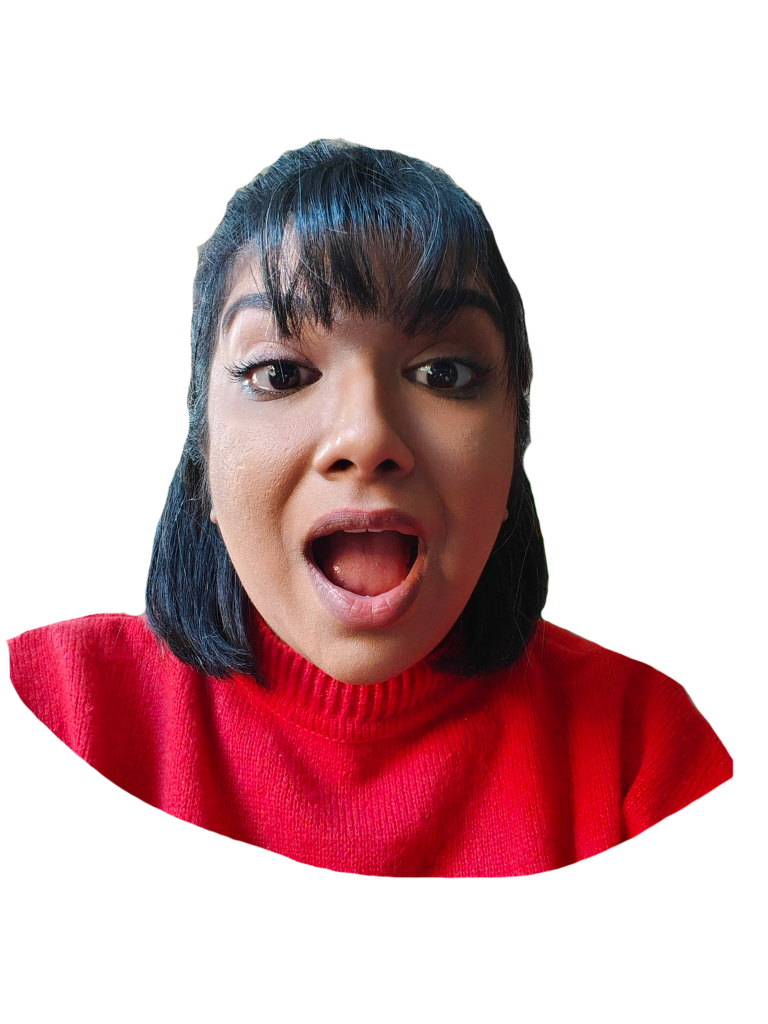
#> input picture images/open-mouth.png, 1536 x 2048 px, found by its file name (shown at 1/2 size)
$ python process_images.py
#> lines starting #> are read from the running program, lines starting #| are printed output that depends on the picture; after the words box and inside, x2 and y2 are one past the last pixel; in counts of white or black regions, pixels touching at a corner belong together
"""
Remove white background from face images, crop to content, resize for web.
Resizes first so the 20 px white border is consistent across all images
regardless of their original resolution.
"""

import os
import numpy as np
from PIL import Image
from scipy.ndimage import label, binary_dilation

SRC_DIR   = '/Users/kynara/Developer/portfolio/images'
OUT_DIR   = '/Users/kynara/Developer/portfolio/public/images'
MAX_DIM   = 1200    # resize to this before processing
BORDER    = 20      # white border to preserve (px, in output space)
THRESHOLD = 238     # r,g,b >= this → candidate "white" pixel

os.makedirs(OUT_DIR, exist_ok=True)

files = [
    'open-mouth.png',
    'pre-eat-close-mouth.png',
    'post-eat-close-mouth.png',
]

for filename in files:
    in_path  = os.path.join(SRC_DIR, filename)
    out_path = os.path.join(OUT_DIR, filename)

    print(f'\nProcessing: {filename}')
    img = Image.open(in_path).convert('RGBA')
    print(f'  Original size: {img.width}x{img.height}')
#|   Original size: 1536x2048

    # 1. Resize first so BORDER pixels are consistent in the final image
    scale = min(MAX_DIM / img.width, MAX_DIM / img.height, 1.0)
#> scale = 0.586
    if scale < 1.0:
        img = img.resize((int(img.width * scale), int(img.height * scale)), Image.LANCZOS)
#> img: PIL image 900x1200 RGBA

    data = np.array(img)
    h, w = data.shape[:2]
#> h = 1200; w = 900

    r, g, b = data[:, :, 0], data[:, :, 1], data[:, :, 2]
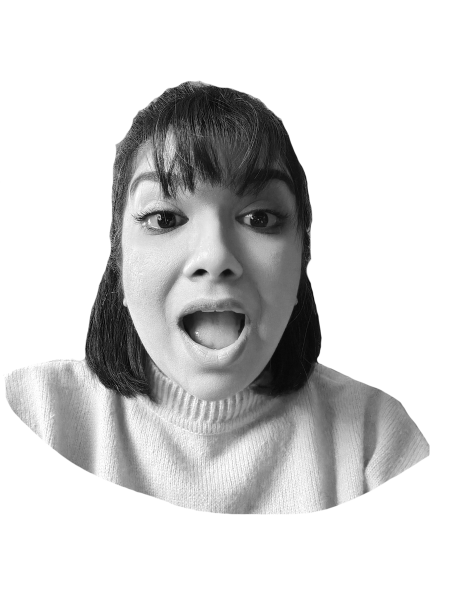
#> r: shape (1200, 900) (shown at 1/2 size); min 0, max 255, mean 210.7

    # 2. Candidate white mask
    white = (r >= THRESHOLD) & (g >= THRESHOLD) & (b >= THRESHOLD)
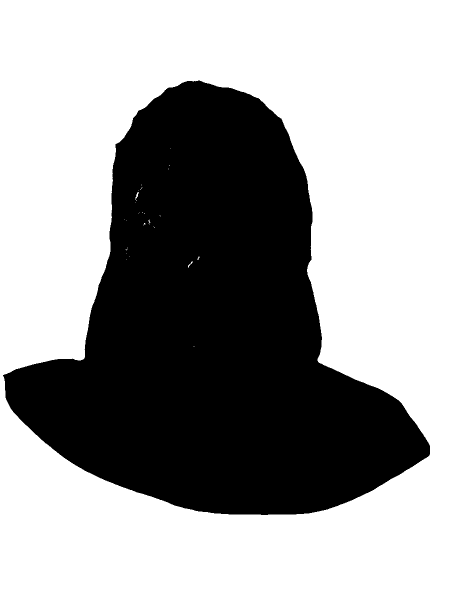
#> white: shape (1200, 900) bool (shown at 1/2 size); 61.9% white; 1 black region, box (x1, y1, x2, y2) and area: (6, 161, 860, 1030) 411542

    # 3. Connected-component flood fill from edges → background mask
    labeled, _ = label(white)
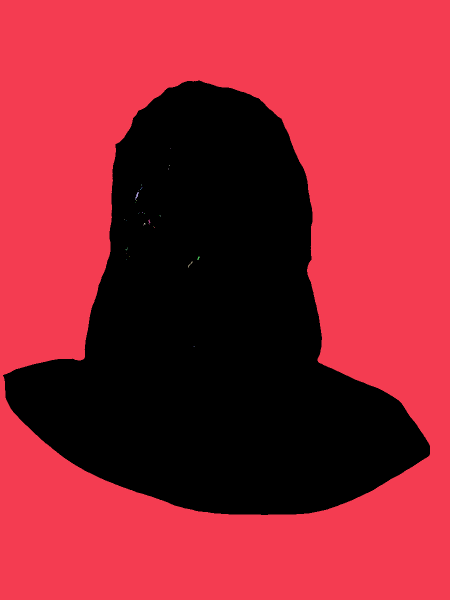
#> labeled: shape (1200, 900) int32 (shown at 1/2 size); 39 distinct labels, from 0 to 38; one colour per label, 0 black
    border_labels = set()
    border_labels.update(labeled[0,  :].tolist())
    border_labels.update(labeled[-1, :].tolist())
    border_labels.update(labeled[:,  0].tolist())
    border_labels.update(labeled[:, -1].tolist())
    border_labels.discard(0)
    bg_mask = np.isin(labeled, list(border_labels))
#> bg_mask: shape (1200, 900) bool; 61.9% white; 1 black region, box (x1, y1, x2, y2) and area: (6, 161, 860, 1030) 411698
    fg_mask = ~bg_mask

    # 4. Expand face by BORDER px — keep those background pixels as white
    white_border = binary_dilation(fg_mask, iterations=BORDER) & bg_mask
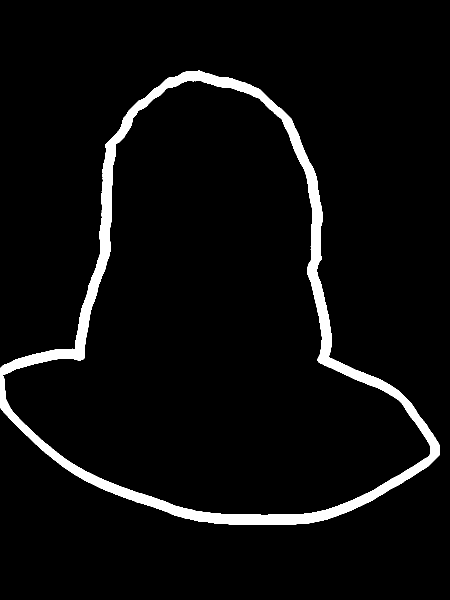
#> white_border: shape (1200, 900) bool (shown at 1/2 size); 4.8% white; 1 white region, box (x1, y1, x2, y2) and area: (0, 141, 880, 1050) 52210
    data[white_border, 0] = 255
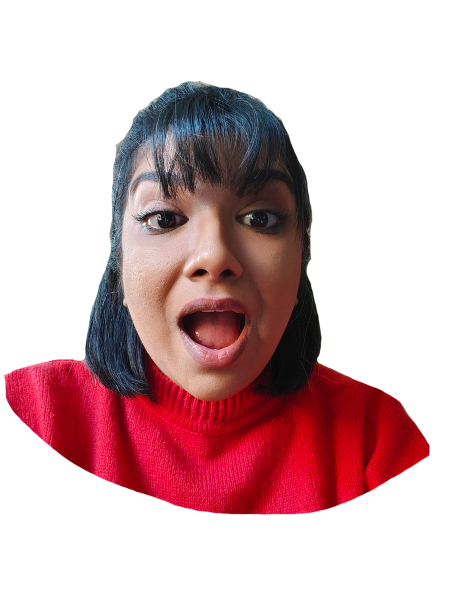
#> data: shape (1200, 900, 4) (shown at 1/2 size); mean R, G, B, A 210.7, 178.4, 182.3, 255
    data[white_border, 1] = 255
#> data: shape (1200, 900, 4); 0.23% of pixels changed, all inside (x1, y1, x2, y2) = (5, 160, 862, 1032)
    data[white_border, 2] = 255
#> data: shape (1200, 900, 4); mean R, G, B, A 210.7, 178.4, 182.3, 255
    alpha = np.where(bg_mask & ~white_border, 0, 255).astype(np.uint8)
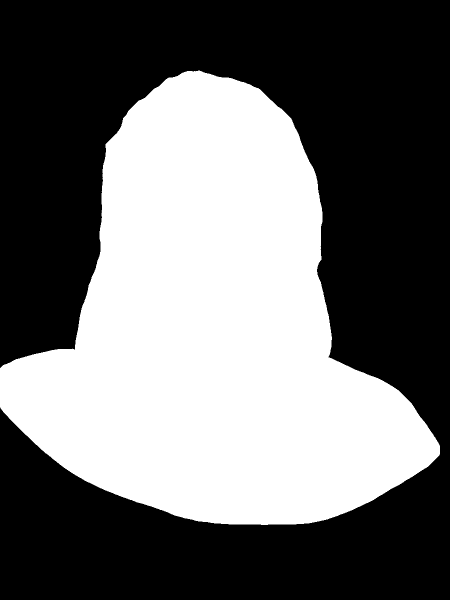
#> alpha: shape (1200, 900) (shown at 1/2 size); 43% white; 1 white region, box (x1, y1, x2, y2) and area: (0, 141, 880, 1050) 463908
    data[:, :, 3] = alpha
    result = Image.fromarray(data)

    # 5. Crop tight to opaque content (no extra padding — border is the padding)
    bbox = result.getbbox()
#> bbox = (0, 141, 880, 1050)
    if bbox:
        result = result.crop(bbox)
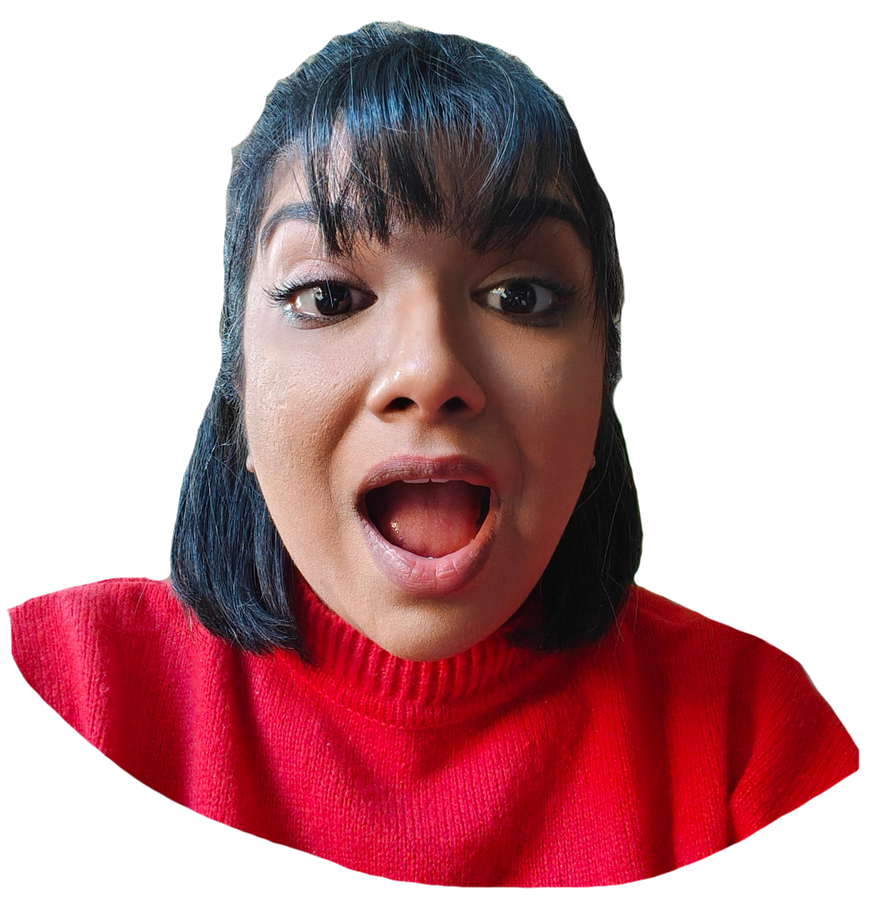
#> result: PIL image 880x909 RGBA; mean R, G, B, A 195.2, 151.6, 156.9, 147.9; transparent parts drawn white

    result.save(out_path, 'PNG', optimize=True)
    print(f'  Saved → {out_path}  ({result.width}x{result.height})')
#|   Saved → /Users/kynara/Developer/portfolio/public/images/open-mouth.png  (880x909)
#> (the run stopped early here; a loop or call above may not have finished)
